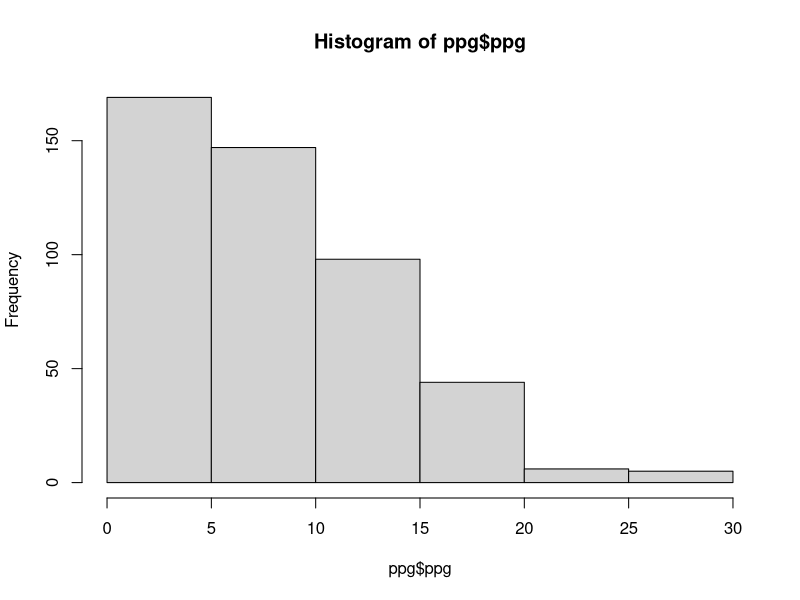
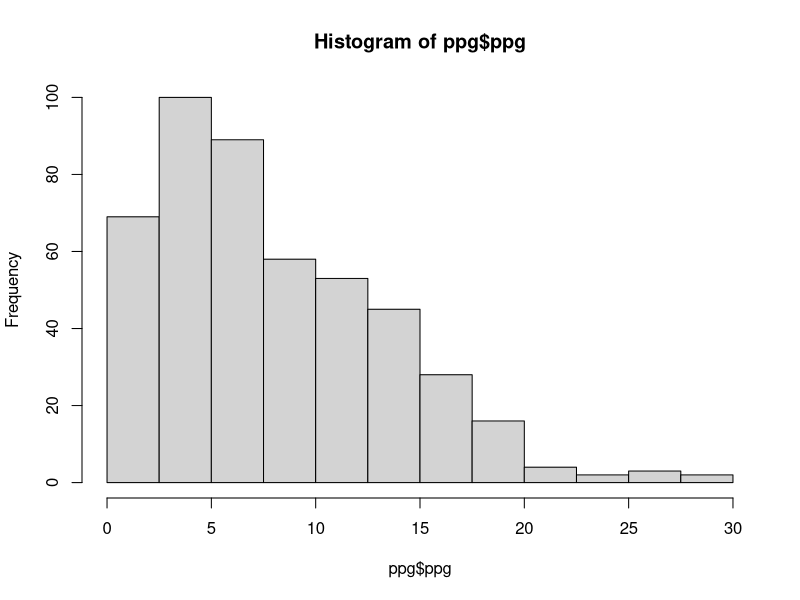

Write the R code that produced these figures, in order. (Note: this script raises an error after producing the figures.)
##
## Basics: Dataframes
##

## set dropbox path
# setwd('C:/Users/RYWANG/Documents/GitHub/data-mining-intersession/day1')
setwd('C:/Users/R_Wang/Documents/Dropbox/basketball/data/box')

## read in data frame
nba <- read.csv('box_2012to2013.csv', stringsAsFactors=FALSE)
class(nba) # reads in as a "data.frame"
nba[1:5,1:5]

## data contains 31,375 rows (entries) and 18 columns (variables)
nrow(nba)
ncol(nba)
dim(nba)

## each row represents a line item from a box score
## see e.g. http://scores.espn.go.com/nba/boxscore?gameId=400277721
nba[1,]

## each column represents a particular statistic or identifier
## e.g. pid --> player's id, player --> player's name
names(nba)

## can view the data as a spreadsheet
View(nba) # avoid typing data itself because it will overflow the console

##
## Basics: Vectors
##

## introducing vectors
v1 <- c(1,2,3,4,5) # 
v2 <- c(6,7,8,9,10)
v1
is.vector(v1)

## element-wise vector operations
v1 + v2
v1 * v2
v1 + 3
sqrt(v1)

## Some useful vector functions
1:5 # create "sequences" using the : operator (?colon)
runif(5) # create random vectors using runif (stands for random uniform)

## besides numeric values, can also have boolean values (TRUE or FALSE)
(TRUE | FALSE) 
!(!T & F) # T and F are abbreviations
1:5 > 2

##
## Exploring data
##

## can access subsets of the data using sequences
nba[1:5,] # rows 1 to 5
nba[1:5,1:5] # rows 1 to 5, columns 1 to 5

## can access specific columns with the "extract" operator (type ?Extract)
nba$pid[1:5]
nba[1:5,'player'] # rows 1 to 5, "player" column

## can subset data according to certain conditions
lbj <- nba[nba$player == "LeBron James",] # box scores for LeBron James
basic <- c('player','min','pts','reb')
lbj[1:5,basic]

## how many players were active?
v1 <- c('a','a','b','d')
unique(v1) # the "unique" function returns the unique values in the vector
length(unique(v1)) # the "length" function returns the length of the vector
length(unique(nba$pid))

## exercises:
## 1) create a vector containing the even numbers between 1 and 50
## 2) create a subset of the data that contains entries for all point guards (PG)
## 3) what are the dimensions of the data.frame from 2)?
## 4) how many total games were played in the season? (note: some questions you don't need data)

##
## Exploring data cont.
## 

## how many points did LeBron James score?
sum(lbj$pts) # introducing the missing value indicator
lbj[lbj$game_id=='400278818',basic] # LeBron did not play in this game, missing values are distinguished
sum(lbj$pts, na.rm=T) # need to specify an option for the "sum" function
# check against http://espn.go.com/nba/player/stats/_/id/1966/lebron-james

## data says 2055, ESPN says 2036 - what gives?
nba[nba$game_id=='400436572',][1:5,basic] # this is a pretty crazy lineup... because it's the all-star game
nba <- subset(nba, nba$game_id!='400436572') # remove this game
lbj <- nba[nba$player == "LeBron James",] # recreate lbj
sum(lbj$pts, na.rm=T) # that's better

## who scored most points per game?
nba$gp <- as.integer(!is.na(nba$min)) # boolean values can be converted to integers
ppg <- aggregate(nba[,c('pts','gp')], list(pid=nba$pid), sum, na.rm=T)
ppg$ppg <- with(ppg, pts/gp) # the "with" function is a shortcut

order_ppg <- order(ppg$ppg, decreasing=T)
order_ppg[1:5] # the "order" function returns a sorted vector of indices

plyrs <- unique(nba[,c('pid','player')]) # bring back player names
ppg <- merge(ppg, plyrs, by='pid') # the "merge" function joins two dataframes
ppg <- ppg[order_ppg,]
ppg[1:5,]

## check that this matches ESPN http://espn.go.com/nba/statistics/_/year/2013

## exercises:
## 1) check that your favorite player's season stats match his ESPN page
## 2) which player scored the most total points? (try ?max)
## 3) which player gathered the most rebounds per game?
## 4) which team scored the most points per game?

##
## Visualizing data
##

## what is the distribution of players in terms of points per game?
hist(ppg$ppg) # the "hist" function computes frequencies e.g. # of players who scored 0-5 ppg
hist(ppg$ppg, breaks=seq(from=0,to=30,by=2.5))

## bar chart of top players
par(las=2)
with(per_game[order_ppg[1:10],], barplot(pts, horiz=T, names.arg=player, xlim=c(0,30)))

## how does LeBron's ppg look over the course of the season?
lbj <- subset(nba, player=='LeBron James')
lbj_pts <- replace(lbj$pts, is.na(lbj$pts), 0)
lbj_ppg <- cumsum(lbj_pts) / cumsum(lbj$gp) # this is a "rolling" calculation
plot(lbj_ppg, type='l', ylab='PPG', xlab='Game #')

## how does it compare to Kevin Durant's?
kd <- subset(nba, player=='Kevin Durant')
kd_pts <- replace(kd$pts, is.na(kd$pts), 0)
kd_ppg <- cumsum(kd_pts) / cumsum(kd$gp) # this is a "rolling" calculation
plot(lbj_ppg, type='l', ylab='PPG', xlab='Game #', ylim=c(20,30))
lines(kd_ppg, type='l', col='red') # add lines to an existing plot

## what if we wanted to compare any two players?
square <- function(x) { return(x^2) } # minor segue on defining functions (see ?function)
square(2)
square(1:5)

## note: we are sidestepping the issue that not all players were active in every game
##       e.g. Carmelo Anthony has only 74 entries
nba2 <- nba[order(nba$pid, nba$game_id),] # sort our dataframe by player and game
nba2$pts <- replace(nba2$pts, is.na(nba2$pts), 0)
ppg_roll <- tapply(nba2$pts, nba2$pid, cumsum) # "tapply" is a general version of aggregate and returns a list
gp_roll <- tapply(nba2$gp, nba2$pid, cumsum)

plot(ppg_roll[['1966']] / gp_roll[['1966']], type='l', ylim=c(20,35)) # LeBron James
lines(ppg_roll[['3202']] / gp_roll[['3202']], type='l', col='red') # Kevin Durant
lines(ppg_roll[['110']] / gp_roll[['110']], type='l', col='blue') # Kobe Bryant

## what is the relationship between various statistics?
## e.g. do high scorers collect more rebounds?
stats <- c('min','reb','ast','stl','blk','tos','pts','gp')
season <- aggregate(nba[,stats], list(pid=nba$pid), sum, na.rm=T)
season <- merge(season, plyrs, by='pid')
per_game <- cbind(season[,c('pid','player')], season[,2:8]/season$gp)

with(per_game, plot(y=pts, x=reb)) # a scatter plot of ppg versus rpg
with(per_game, plot(pts~tos)) # a scatter plot of ppg versus tpg
with(per_game, cor(pts, tos, use='complete')) # a measure of the relationship's strength
# seems to be a positive relationship between points and rebounds

## exercises:
## 1: plot a histogram of rebounds per game by player. what does it tell you?
## 2: think of other ways to describe the distribution of ppg and rpg (e.g. try ?sd, ?mean, ?quantile)
## 3: try scatter plots of different statistics. what is a drawback of per game statistics? (hint: try minutes played)
## 4 (challenge): fix the active player issue above so that you can trace
##			their statistics through all 82 games of the season
##			(hint: you will need game dates from "box_ov_2012to2013.csv")

##
## Linear regression
##

## per game statistics are influenced by minutes played
## per minute (typically per 48 minute) statistics are better for certain comparisons
with(per_game, plot(pts~min))
with(per_game, plot(reb~min))
per_48min <- cbind(season[,c('pid','player')], season[,3:8]/season$min*48)

per_48min2 <- per_48min[order(per_48min$pts, decreasing=T),]
per_48min2[1:5,] # Henry Sims is first??
season[season$pid==6647,] # he played only 5 minutes... we have a sample size problem
per_48min$qualify <- with(season, gp>=70 | pts>=1400) # try espn's criteria

p48m_q <- per_48min[per_48min$qualify,]
with(p48m_q, plot(pts~reb))
with(p48m_q, cor(pts,reb)) # slightly negative relationship

## using linear regression (i.e. fitting a line through the scatter plot)
m1 <- lm(pts~reb, data=p48m_q)
summary(m1) # (Intercept) is the intercept, reb is the slope of the line
with(p48m_q, plot(pts~reb))
abline(m1, col='red')

## multiple controls using multivariate regression
m2 <- lm(pts~reb+min, data=per_game)
summary(m2) # typical interpretation: for each additional mpg, the average player scores .52 additional ppg

m3 <- lm(pts~reb+min+tos, data=per_game)
summary(m3) # accounting for TOs, there is essentially no relation between ppg and rpg

## regression models can be used as predictive models
fake_player <- as.data.frame(list(reb=8.0,min=20.0,tos=1.5))
predict(m3, newdata=fake_player) # the model predicts he would score 8.6ppg

## exercises:
## 1: In simple linear regression, the slope is given by cov(x,y)/var(x)
##    The (pearson) correlation is given by cor(x,y)=cov(x,y)/(sd(x)*sd(y))
##    Calculate the slope for m2 by hand using ?cor and ?sd functions. What does this tell you about correlation?
## 2: Create a regression model for predicting a player's scoring (ppg) from previous year's scoring
##    a - Read in "box_2011to2012.csv" and calculate ppg for each player
##    b - Plot ppg_12to13 against ppg_11to12
##    c - Fit a regression model
##    d - Qualitatively test how well the model predicts 2013-2014 stats from 2012-2013 (use ESPN player pages e.g. http://espn.go.com/nba/player/_/id/110)
##    e - Consider including other variables e.g. minutes, team, etc.